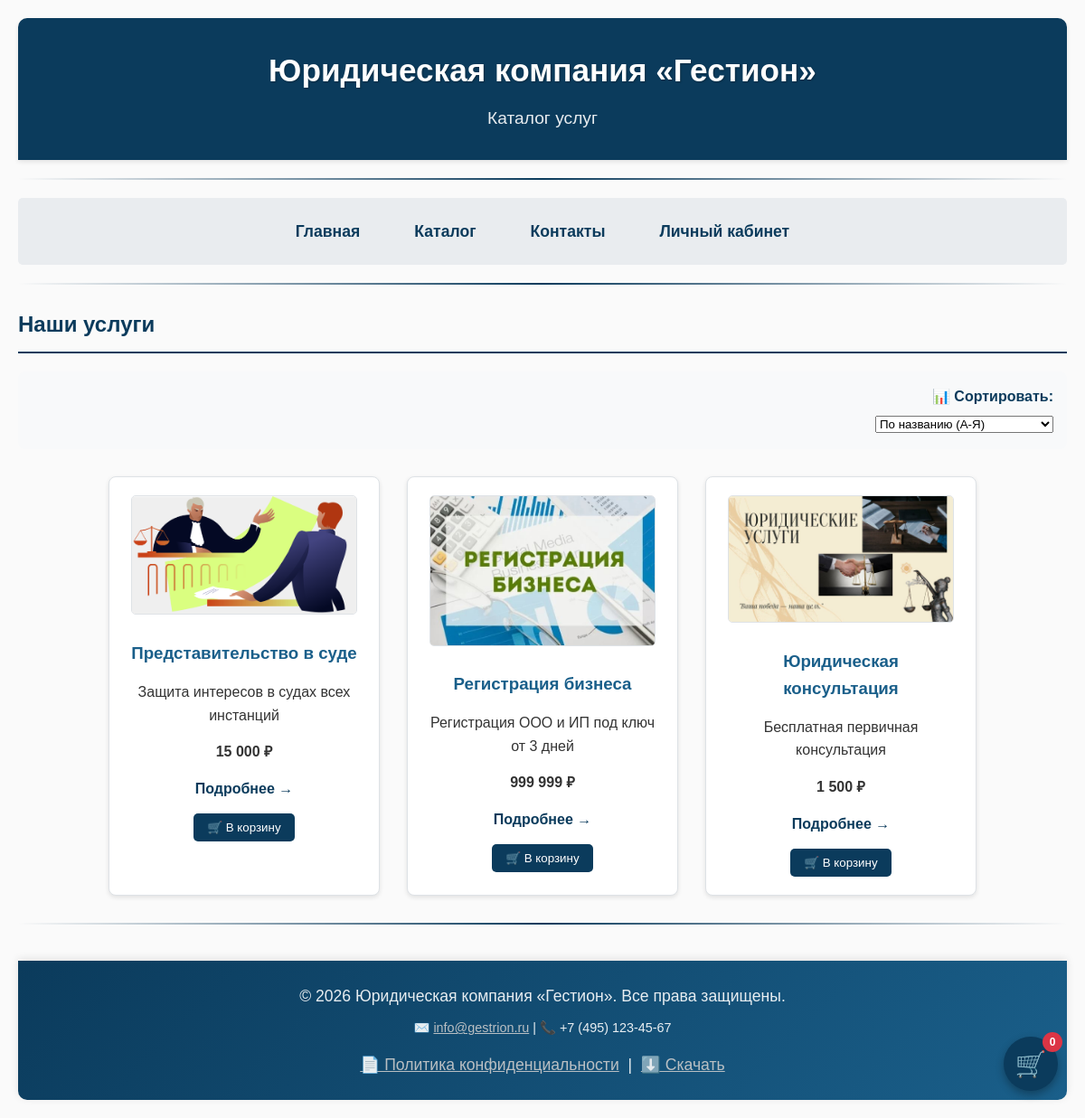
The app's page /catalog_db.php with its own data.
### tables this page shows
CREATE TABLE `product` (
  `id` int(11) NOT NULL,
  `manufacturer_id` smallint(6) NOT NULL,
  `name` varchar(255) NOT NULL,
  `alias` varchar(255) NOT NULL,
  `short_description` text NOT NULL,
  `description` text NOT NULL,
  `price` decimal(20,2) NOT NULL,
  `image` varchar(255) NOT NULL,
  `available` smallint(1) NOT NULL DEFAULT 1,
  `meta_keywords` varchar(255) NOT NULL,
  `meta_description` varchar(255) NOT NULL,
  `meta_title` varchar(255) NOT NULL
);

### catalog_db.php (the view, shortened to what this page needs)
<?php
require_once 'db.php';
$sort = isset($_GET['sort']) ? $_GET['sort'] : 'name_asc';
$order_by = "";
switch($sort) {
    case 'name_asc': $order_by = "ORDER BY name ASC"; break;
}
?>
<!DOCTYPE html>
<html lang="ru">
<head>
    <link rel="stylesheet" href="style.css">
</head>
<body data-user-id="<?php echo isset($_SESSION['user_id']) ? $_SESSION['user_id'] : ''; ?>">
    <header>
        <h1>Юридическая компания «Гестион»</h1>
        <p>Каталог услуг</p>
    </header>
    <hr>
    <nav>
        <ul>
            <li><a href="index.php">Главная</a></li>
            <li><a href="catalog_db.php">Каталог</a></li>
            <li><a href="contacts.php">Контакты</a></li>
            <li><a href="login.php">Личный кабинет</a></li>
        </ul>
    </nav>
    <hr>
    <main>
        <h2>Наши услуги</h2>
        <div style="background:#f8f9fa; padding:15px; margin:20px 0; border-radius:8px; text-align:right;">
            <label>📊 Сортировать:</label>
            <select onchange="window.location.href='catalog_db.php?sort='+this.value">
                <option value="name_asc" <?php echo ($sort=='name_asc')?'selected':''; ?>>По названию (А-Я)</option>
            </select>
        </div>
        <div class="catalog-container">
            <?php
            $sql = "SELECT * FROM product WHERE available = 1 $order_by";
            $result = $conn->query($sql);
            if ($result->num_rows > 0) {
                while($row = $result->fetch_assoc()) {
                    echo '<div class="catalog-item">';
                    echo '<img src="' . $row['image'] . '" alt="' . $row['name'] . '" width="250">';
                    echo '<h3>' . $row['name'] . '</h3>';
                    echo '<p>' . $row['short_description'] . '</p>';
                    echo '<p><strong>' . number_format($row['price'], 0, ',', ' ') . ' ₽</strong></p>';
                    echo '<p><a href="product.php?id=' . $row['id'] . '">Подробнее →</a></p>';
                    echo '<button class="add-to-cart" onclick="addToCart(' . $row['id'] . ', \'' . addslashes($row['name']) . '\', ' . $row['price'] . ', \'' . $row['image'] . '\')">🛒 В корзину</button>';
                    echo '</div>';
                }
            } else {
                echo "<p>Услуги временно не загружены</p>";
            }
            ?>
        </div>
    </main>
    <hr>
    <footer>
        <p>&copy; 2026 Юридическая компания «Гестион». Все права защищены.</p>
        <p style="margin-top:10px; font-size:0.9em;">
            ✉️ <a href="mailto:info@gestrion.ru" style="color:#ccc;">info@gestrion.ru</a> |
            📞 +7 (495) 123-45-67
        </p>
        <p style="margin-top:15px;">
            <a href="#" onclick="window.open('privacy.txt', '_blank', 'width=700,height=500,resizable=1,toolbar=1'); return false;" style="color:#ccc;">📄 Политика конфиденциальности</a>
            &nbsp;|&nbsp;
            <a href="privacy.txt" download style="color:#ccc;">⬇️ Скачать</a>
        </p>
    </footer>
    <button class="cart-btn" id="cartBtn">🛒<span class="cart-count" id="cartCount">0</span></button>
</body>
</html>

### style.css (style rules this page uses)
* { margin: 0; padding: 0; box-sizing: border-box; }
body { font-family: Arial, sans-serif; line-height: 1.6; color: #333; max-width: 1200px; margin: 0 auto; padding: 20px; background-color: #fafafa; }
header { background-color: #0b3b5c; color: white; padding: 30px 20px; text-align: center; border-radius: 10px 10px 0 0; box-shadow: 0 2px 5px rgba(0,0,0,0.1); }
header h1 { font-size: 2.2em; margin-bottom: 10px; text-shadow: 1px 1px 2px rgba(0,0,0,0.3); }
header p { font-size: 1.2em; opacity: 0.9; }
nav ul { list-style: none; display: flex; justify-content: center; gap: 30px; padding: 15px; background-color: #e9ecef; border-radius: 5px; margin: 20px 0; }
nav ul li a { text-decoration: none; color: #0b3b5c; font-weight: bold; font-size: 1.1em; padding: 8px 15px; border-radius: 4px; transition: all 0.3s ease; }
hr { margin: 20px 0; border: none; height: 2px; background: linear-gradient(to right, transparent, #0b3b5c, transparent); }
h2 { color: #0b3b5c; margin: 25px 0 15px; padding-bottom: 10px; border-bottom: 2px solid #0b3b5c; }
h3 { color: #1a5f8a; margin: 20px 0 10px; }
.catalog-container { display: flex; flex-wrap: wrap; gap: 30px; justify-content: center; margin: 30px 0; }
.catalog-item { flex: 0 1 300px; text-align: center; border: 1px solid #dee2e6; padding: 20px; border-radius: 8px; background-color: white; box-shadow: 0 2px 5px rgba(0,0,0,0.1); transition: all 0.3s ease; }
.catalog-item img { max-width: 100%; height: auto; border-radius: 5px; border: 1px solid #dee2e6; transition: transform 0.3s; }
.catalog-item p { margin: 15px 0 5px; }
.catalog-item a { color: #0b3b5c; font-weight: bold; text-decoration: none; padding: 5px 10px; border-radius: 3px; transition: all 0.3s; }
ul, ol { margin: 15px 0 20px 30px; }
ul li, ol li { margin: 8px 0; }
ul { list-style-type: square; }
label { font-weight: bold; color: #0b3b5c; display: block; margin-bottom: 5px; }
footer { text-align: center; padding: 25px; background: linear-gradient(135deg, #0b3b5c, #1a5f8a); color: white; border-radius: 0 0 10px 10px; margin-top: 40px; box-shadow: 0 -2px 10px rgba(0,0,0,0.1); }
footer p { font-size: 1.1em; opacity: 0.9; }
.cart-btn { position: fixed; bottom: 30px; right: 30px; width: 60px; height: 60px; background-color: #0b3b5c; border-radius: 50%; display: flex; align-items: center; justify-content: center; cursor: pointer; box-shadow: 0 4px 10px rgba(0,0,0,0.3); transition: transform 0.2s; z-index: 1000; border: none; color: white; font-size: 28px; }
.cart-count { position: absolute; top: -5px; right: -5px; background-color: #dc3545; color: white; border-radius: 50%; width: 22px; height: 22px; font-size: 12px; display: flex; align-items: center; justify-content: center; font-weight: bold; }
.add-to-cart { background-color: #0b3b5c; color: white; border: none; padding: 8px 15px; border-radius: 5px; cursor: pointer; margin-top: 10px; transition: background 0.2s; }

### records on screen
product: image (picture), name "Представительство в суде", short_description "Защита интересов в судах всех инстанций", price "15 000"
product: image (picture), name "Регистрация бизнеса", short_description "Регистрация ООО и ИП под ключ от 3 дней", price "999 999"
product: image (picture), name "Юридическая консультация", short_description "Бесплатная первичная консультация", price "1 500"
